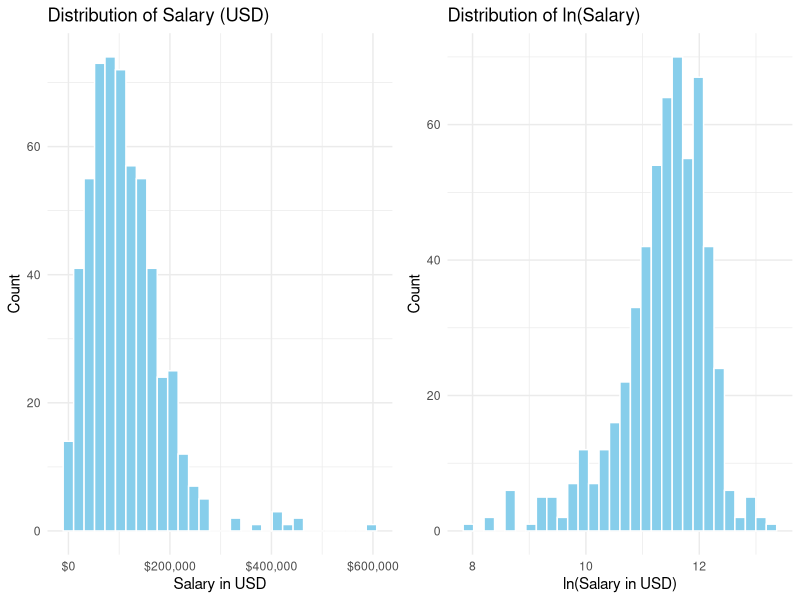
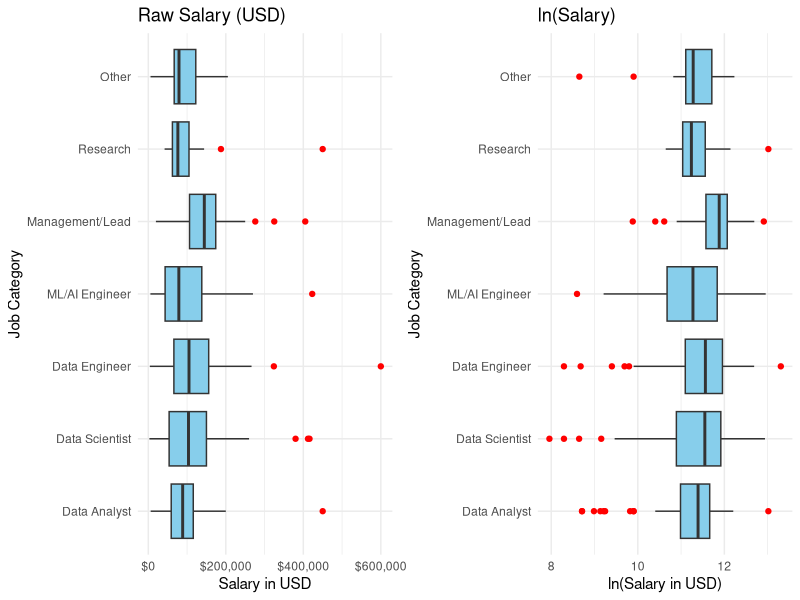
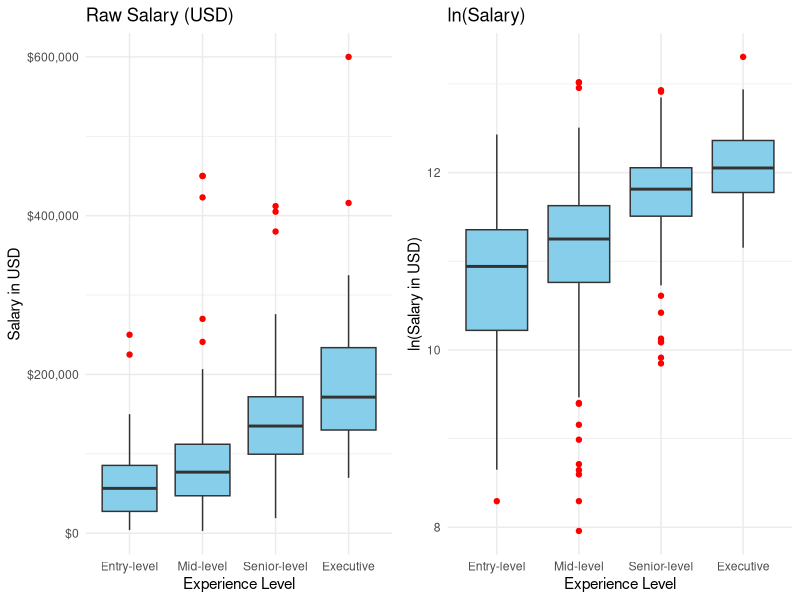
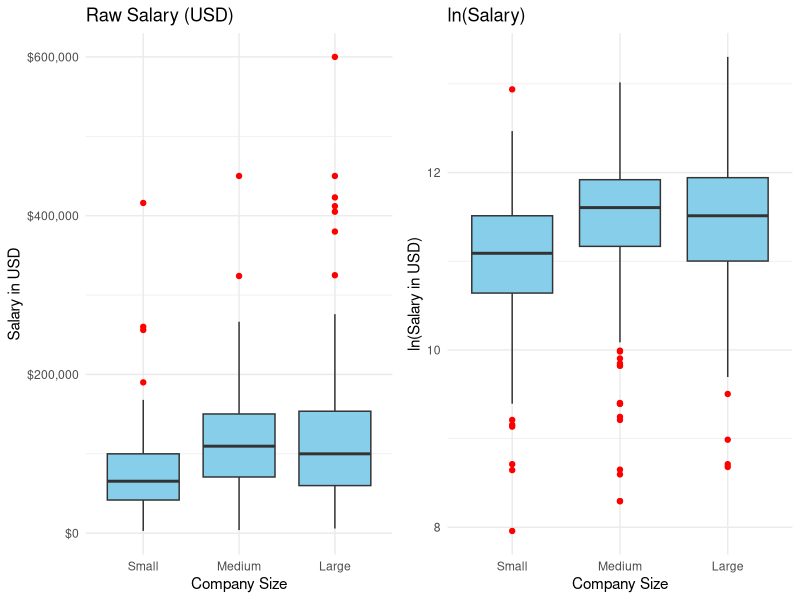
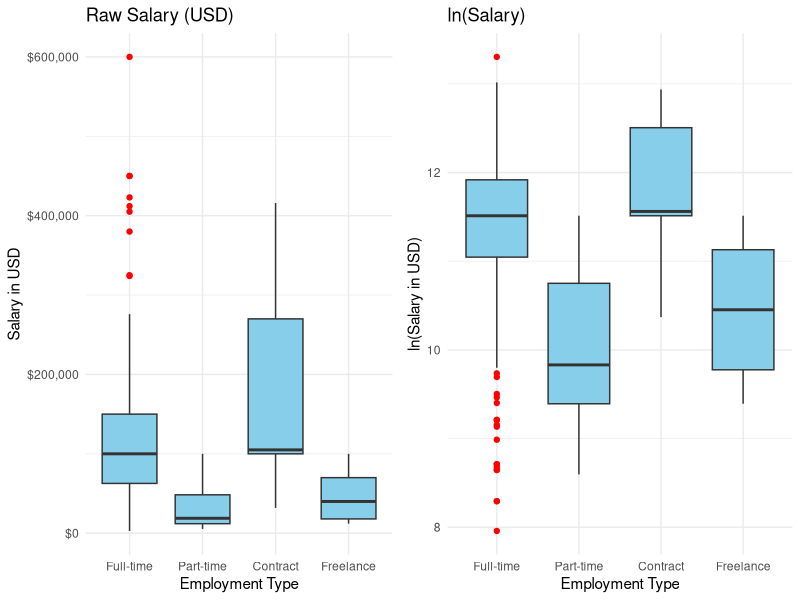
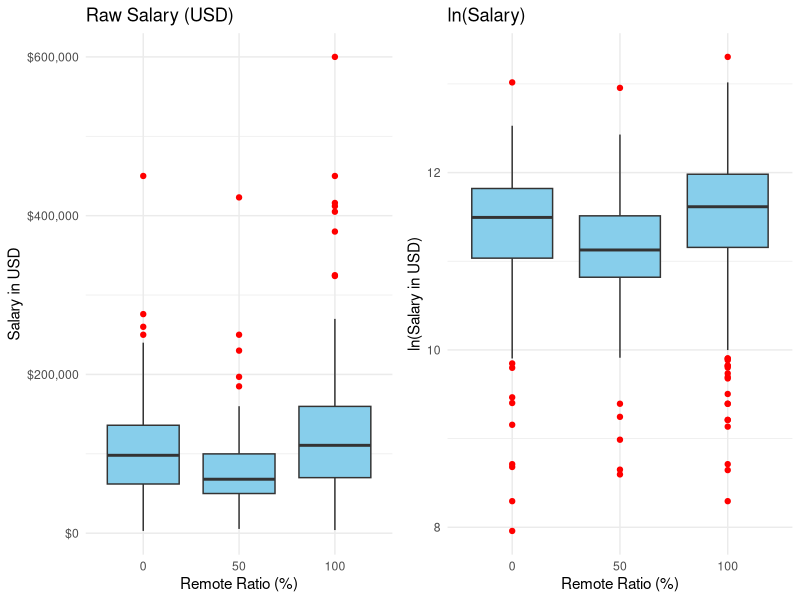
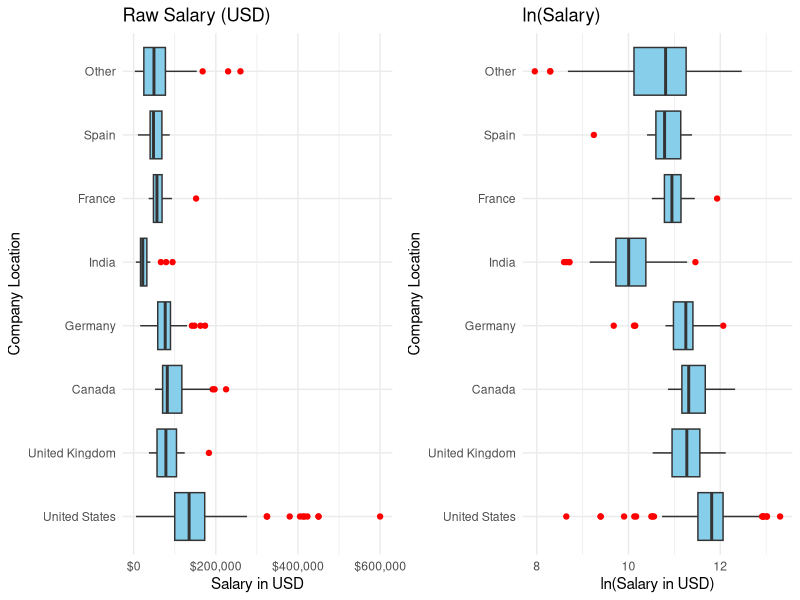
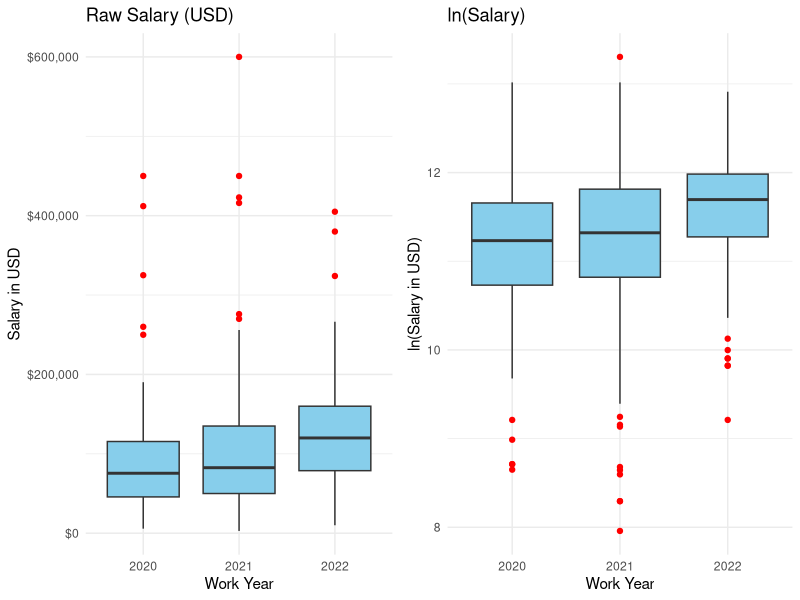

Here is the R script that generated these plots, in order:
## ---- chunk 1
knitr::opts_knit$set(root.dir = ".")
knitr::opts_chunk$set(echo = TRUE)
## ---- chunk 2
library(tidyverse)
data <- read.csv("dataset/ds_salaries_clean.csv")
## ---- chunk 3
label_map <- list(
  experience_level = c(EN = "Entry-level", MI = "Mid-level",
                       SE = "Senior-level", EX = "Executive"),
  employment_type  = c(FT = "Full-time", PT = "Part-time",
                       CT = "Contract", FL = "Freelance"),
  company_size     = c(S = "Small", M = "Medium", L = "Large"),
  location_group   = c(US = "United States", GB = "United Kingdom",
                       CA = "Canada", DE = "Germany", IN = "India",
                       FR = "France", ES = "Spain", Other = "Other"),
  job_category     = c(Data_Analyst = "Data Analyst",
                       Data_Scientist = "Data Scientist",
                       Data_Engineer = "Data Engineer",
                       ML_AI_Engineer = "ML/AI Engineer",
                       Management_Lead = "Management/Lead",
                       Research = "Research", Other = "Other")
)

salary_compare <- function(x_var, x_label, flip = FALSE) {
  df <- data
  if (!is.factor(df[[x_var]])) {
    df[[x_var]] <- factor(df[[x_var]])
  }
  if (x_var %in% names(label_map)) {
    df[[x_var]] <- factor(df[[x_var]],
                          levels = names(label_map[[x_var]]),
                          labels = unname(label_map[[x_var]]))
  }
  p_raw <- ggplot(df, aes(x = .data[[x_var]], y = salary_in_usd)) +
    geom_boxplot(fill = "skyblue", outlier.color = "red") +
    scale_y_continuous(labels = scales::dollar) +
    theme_minimal() +
    labs(title = "Raw Salary (USD)", x = x_label, y = "Salary in USD")

  p_log <- ggplot(df, aes(x = .data[[x_var]], y = log_salary)) +
    geom_boxplot(fill = "skyblue", outlier.color = "red") +
    theme_minimal() +
    labs(title = "ln(Salary)", x = x_label, y = "ln(Salary in USD)")

  if (flip) {
    p_raw <- p_raw + coord_flip()
    p_log <- p_log + coord_flip()
  }
  cowplot::plot_grid(p_raw, p_log, ncol = 2)
}
## ---- chunk 4
summary(data$salary_in_usd)
## ---- chunk 5
data %>%
  group_by(job_category) %>%
  summarise(n = n(),
            mean_salary = mean(salary_in_usd),
            median_salary = median(salary_in_usd),
            sd_salary = sd(salary_in_usd),
            .groups = "drop") %>%
  arrange(desc(mean_salary))
## ---- chunk 6
p_raw <- ggplot(data, aes(x = salary_in_usd)) +
  geom_histogram(fill = "skyblue", color = "white", bins = 30) +
  scale_x_continuous(labels = scales::dollar) +
  theme_minimal() +
  labs(title = "Distribution of Salary (USD)", x = "Salary in USD", y = "Count")

p_log <- ggplot(data, aes(x = log_salary)) +
  geom_histogram(fill = "skyblue", color = "white", bins = 30) +
  theme_minimal() +
  labs(title = "Distribution of ln(Salary)", x = "ln(Salary in USD)", y = "Count")

cowplot::plot_grid(p_raw, p_log, ncol = 2)
## ---- chunk 7
salary_compare("job_category", "Job Category", flip = TRUE)
## ---- chunk 8
salary_compare("experience_level", "Experience Level")
## ---- chunk 9
salary_compare("company_size", "Company Size")
## ---- chunk 10
salary_compare("employment_type", "Employment Type")
## ---- chunk 11
salary_compare("remote_ratio", "Remote Ratio (%)")
## ---- chunk 12
salary_compare("location_group", "Company Location", flip = TRUE)
## ---- chunk 13
salary_compare("work_year", "Work Year")
## ---- chunk 14
df_bar <- data %>%
  mutate(job_category = factor(job_category,
                               levels = names(label_map$job_category),
                               labels = unname(label_map$job_category)))
ggplot(df_bar, aes(x = job_category)) +
  geom_bar(fill = "skyblue") +
  coord_flip() +
  theme_minimal() +
  labs(title = "Number of Jobs per Category", x =
         "", y = "Count")
